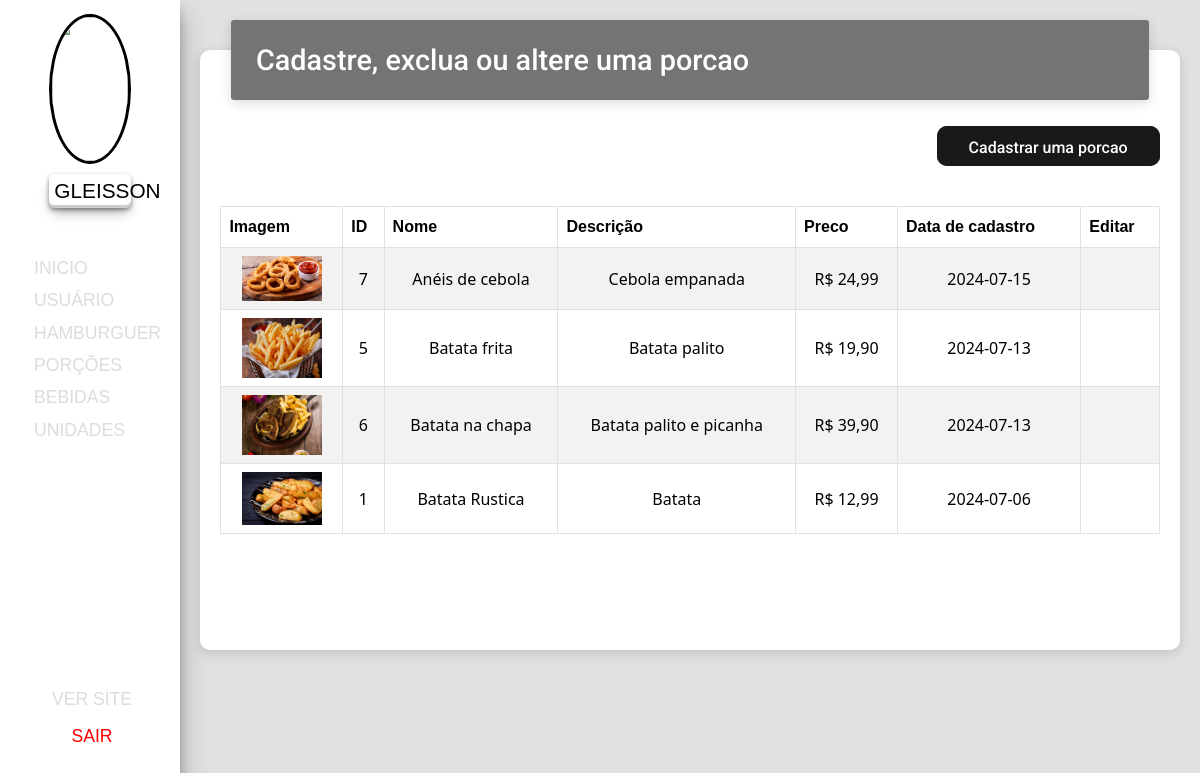
Screenshot of /admin/porcao.php (signed in) with the database file from the repository.
### tables this page shows
CREATE TABLE `porcao` (
  `id` int(254) NOT NULL,
  `nome_porcao` varchar(200) NOT NULL,
  `descricao_porcao` varchar(500) NOT NULL,
  `preco_porcao` varchar(20) NOT NULL,
  `foto_porcao` varchar(100) NOT NULL,
  `data_porcao` date NOT NULL
);

### admin/model/function.php (called while the page is built, shortened)
<?php
function dadosDasTabelas($table, $ordem) {
    $server = "localhost";
    $user = "root";
    $pass = "";
    $dbName = "hamburgueria_bd";
    $connect = mysqli_connect($server, $user, $pass, $dbName);
    $table = mysqli_real_escape_string($connect, $table);
    $ordem = mysqli_real_escape_string($connect, $ordem);
    $query = "SELECT * FROM `$table` ORDER BY `$ordem`";
    $action = mysqli_query($connect, $query);
    $users = mysqli_fetch_all($action, MYSQLI_ASSOC);
    return $users;
}

### admin/porcao.php (the view, shortened to what this page needs)
<?php require("model/function.php"); ?>
<!DOCTYPE html>
<html lang="en">
<head>
    <link rel="stylesheet" href="css/global.css">
    <link rel="stylesheet" href="css/menu.css">
    <link rel="stylesheet" href="css/usuario.css">
    <link href="https://cdn.jsdelivr.net/npm/bootstrap@5.3.3/dist/css/bootstrap.min.css" rel="stylesheet">
</head>
<body id="container">
    <?php if (isset($_SESSION['active'])) { ?>
        <?php $porcoes = dadosDasTabelas("porcao", "nome_porcao"); ?>
        <section class="menu">
            <?php include "layout/menu.php" ?>
        </section>
        <section class="content">
            <div class="div1">
                <div class="div2 back-porcao">
                    <h2 class="content-title"><ion-icon name="document-text"></ion-icon>Cadastre, exclua ou altere uma porcao</h2>
                </div>
                <div class="div3">
                    <div class="content-link-cadastro"><a href="criar_porcao.php" class="bn5">Cadastrar uma porcao</a></div>
                    <div class="caixa-tabela">
                        <table class="tabela table table-bordered table-striped table-hover">
                            <thead class="tabela-cabecalho">
                                <tr>
                                    <th>Imagem</th>
                                    <th>ID</th>
                                    <th>Nome</th>
                                    <th>Descrição</th>
                                    <th>Preco</th>
                                    <th>Data de cadastro</th>
                                    <th>Editar</th>
                                </tr>
                            </thead>
                            <tbody class="tabela-body">
                                <?php foreach ($porcoes as $porcao) : ?>
                                    <tr class="tabela-body-coluna">
                                        <?php if (!empty($porcao['foto_porcao'])) { ?>
                                            <td class="text-center"><img width="80px" src="model/uploads/<?php echo $porcao['foto_porcao']; ?>" alt=""></td>
                                        <?php } else { ?>
                                            <td class="text-center"><img width="80px" src="css/img/avtar.png" alt=""></td>
                                        <?php } ?>
                                        <td class="align-middle text-center"><?php echo $porcao['id'] ?></td>
                                        <td class="align-middle text-center"><?php echo $porcao['nome_porcao'] ?></td>
                                        <td class="align-middle text-center"><?php echo $porcao['descricao_porcao'] ?></td>
                                        <td class="align-middle text-center"><?php echo "R$ " . $porcao['preco_porcao'] ?></td>
                                        <td class="align-middle text-center"><?php echo $porcao['data_porcao'] ?></td>
                                        <td  class="tabela-body-editar text-center align-middle">
                                        </td>
                                    </tr>
                                <?php endforeach; ?>
                            </tbody>
                        </table>
                    </div>
                </div>
            </div>
        </section>
    <?php } else {
        header("location: index.php");
    } ?>
</body>
</html>

### admin/css/global.css (style rules this page uses)
:root { --color-menu: #405e80; --font-roboto: 'Roboto'; }
* { margin: 0; padding: 0; box-sizing: border-box; }
html { scroll-behavior:smooth; }

### admin/css/menu.css (style rules this page uses)
.menu { width: 15%; background-color: #ffffff; display: flex; flex-direction: column; align-items: center; gap: 30px; color: #000; box-shadow: rgba(0, 0, 0, 0.25) 0px 14px 28px, rgba(0, 0, 0, 0.22) 0px 10px 10px; position: sticky; }

### admin/css/usuario.css (style rules this page uses)
#container { display: flex; height: 100vh; }
.content { width: 85%; height: auto; background-color: #e1e1e1; }
.div1 { width: 100%; height: 600px; display: flex; justify-content: center; position: relative; }
.div2 { z-index: 100; width: 90%; height: 80px; position: relative; display: inline-block; background: linear-gradient(60deg, #2bcbba, #2bcbba); margin: 20px 15px 0 15px; border-radius: 3px; box-shadow: 0 3px 12px 0 rgba(0, 0, 0, 0.14); }
.back-porcao { background: linear-gradient(60deg, #757373, #757373); }
.div3 { border-radius: 10px; position: absolute; z-index: 1; width: 96%; height: auto; min-height: 600px; background-color: #fff; top: 20px; margin-top: 30px; padding-top: 30px; box-shadow: 0 3px 12px 0 rgba(0, 0, 0, 0.14); }
.content-title { width: 80%; height: 80px; font-family: var(--font-roboto); font-size: 1.8rem; color: #ffffff; display: flex; align-items: center; justify-content: flex-start; padding-left: 20px; gap: 5px; }
.bn5 { padding: 0.6em 2em; border: none; outline: none; color: rgb(255, 255, 255); background: #111; cursor: pointer; position: relative; z-index: 0; border-radius: 10px; text-decoration: none; font-family: "Roboto", sans-serif; font-weight: 500; }
.bn5:before { content: ""; background: linear-gradient( 45deg, #ff0000, #ff7300, #fffb00, #48ff00, #00ffd5, #002bff, #7a00ff, #ff00c8, #ff0000 ); position: absolute; top: -2px; left: -2px; background-size: 400%; z-index: -1; filter: blur(5px); width: calc(100% + 4px); height: calc(100% + 4px); animation: glowingbn5 20s linear infinite; opacity: 0; transition: opacity 0.3s ease-in-out; border-radius: 10px; }
.bn5:after { z-index: -1; content: ""; position: absolute; width: 100%; height: 100%; background: #191919; left: 0; top: 0; border-radius: 10px; }
.content-link-cadastro { width: 100%; margin-right: 20px; height: 40px; display: flex; justify-content: flex-end; margin-top: 76px;; padding-right: 20px; }
.caixa-tabela { width: 100%; height: auto; display: flex; align-items: center; justify-content: center; margin-top: 20px; padding: 20px; }
th { font-family: 'Gotham Bold', sans-serif; }

### rows the page displays
porcao: foto_porcao (picture), id "7", nome_porcao "Anéis de cebola", descricao_porcao "Cebola empanada", preco_porcao "24,99", data_porcao "2024-07-15"
porcao: foto_porcao (picture), id "5", nome_porcao "Batata frita", descricao_porcao "Batata palito", preco_porcao "19,90", data_porcao "2024-07-13"
porcao: foto_porcao (picture), id "6", nome_porcao "Batata na chapa", descricao_porcao "Batata palito e picanha", preco_porcao "39,90", data_porcao "2024-07-13"
porcao: foto_porcao (picture), id "1", nome_porcao "Batata Rustica", descricao_porcao "Batata", preco_porcao "12,99", data_porcao "2024-07-06"

### other values shown
$_SESSION['nome'] "GLEISSON"
